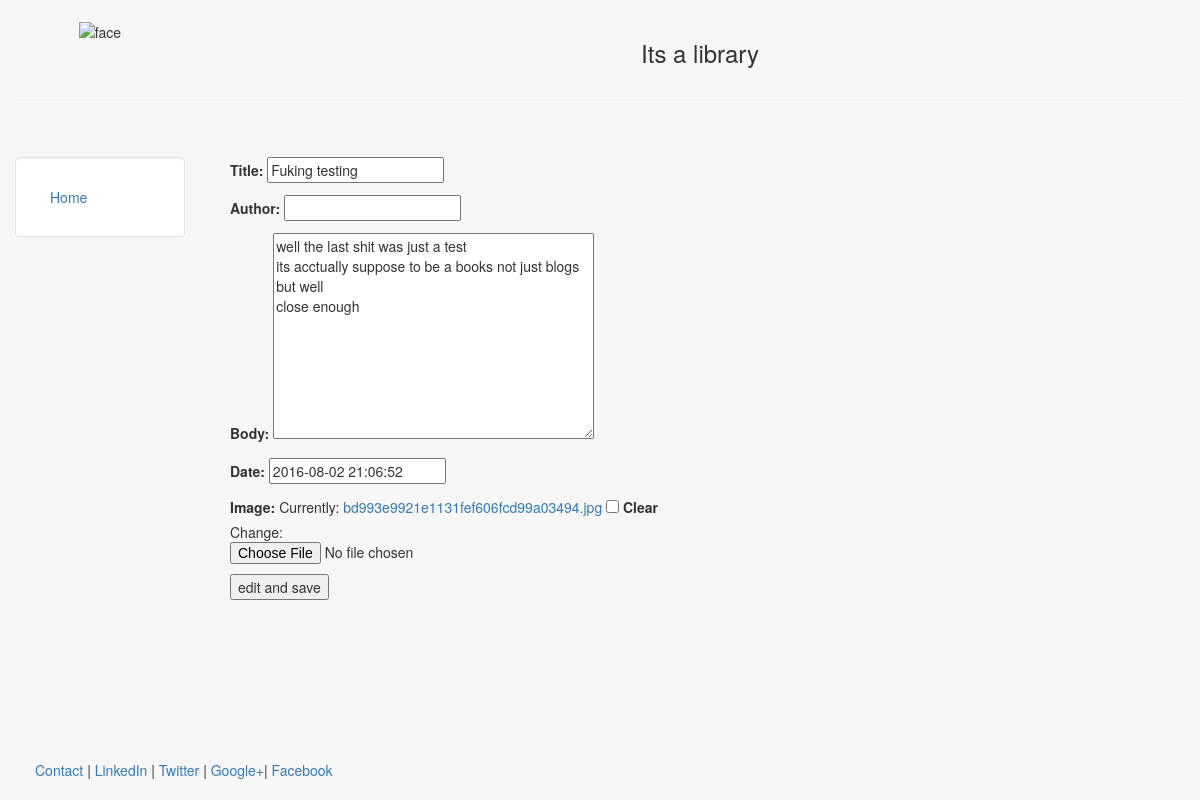
Page /2/edit/ on the earlier database version.
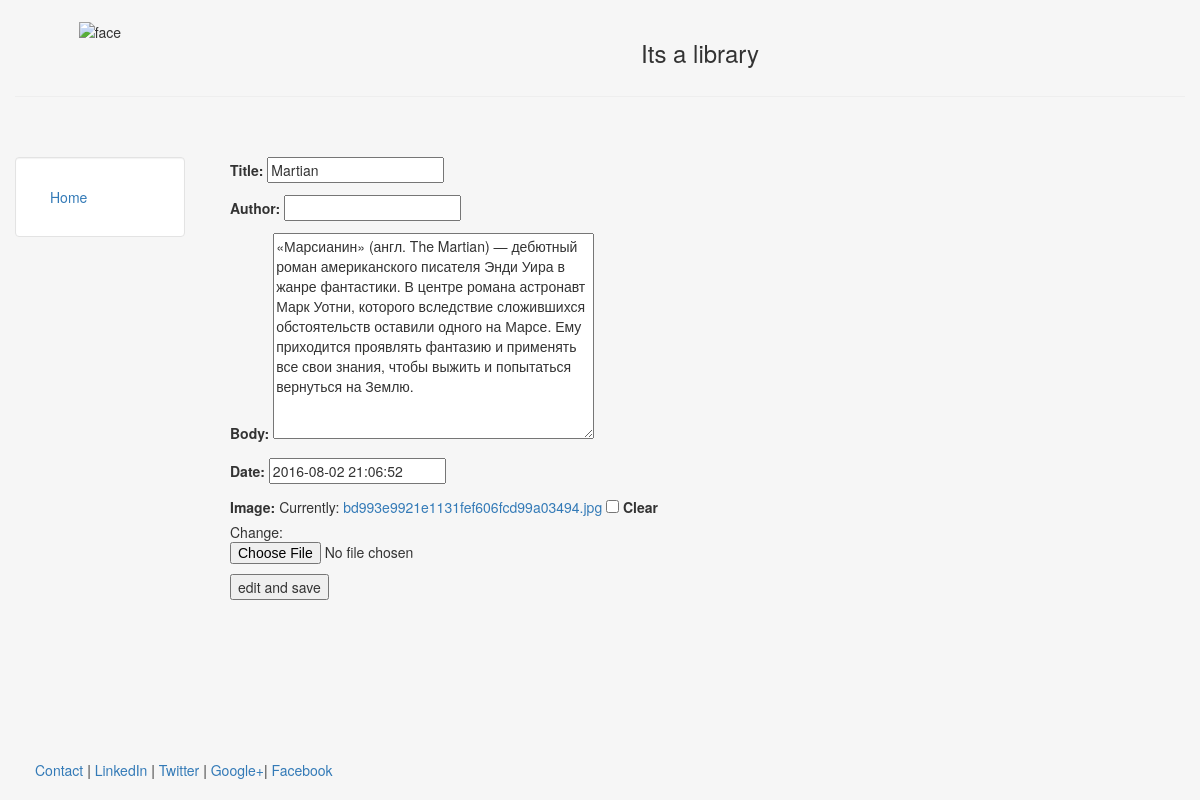
Same page on the later database version.
### blog/models.py (models this page shows, shortened)
class Post(models.Model):
    title = models.CharField(max_length=150)
    body = models.TextField()
    date = models.DateTimeField(default=datetime.datetime.now)
    image = models.FileField(null=True, blank=True)
    author = models.CharField(max_length=50, null= True, blank=True)

### blog/views.py (the view)
# urls.py: url(r'^(?P<id>\d+)/edit/$', views.post_update, name='post_update'),
def post_update(request, id):
    instance = get_object_or_404(Post, id=id)
    form = PostForm(request.POST or None, request.FILES or None, instance=instance)
    if form.is_valid():
        instance = form.save(commit=False)
        instance.save()
        return HttpResponseRedirect(instance.get_absolute_url())
    context = {
        "post": instance,
        "form": form,
        "bname": "edit and save",
    }
    return render(request, 'blog/Add_post.html', context)

### blog/forms.py
class PostForm(forms.ModelForm):
    class Meta:
        model = Post
        fields = [
            "title",
            "author",
            "body",
            "date",
            "image",
        ]

### blog/templates/blog/Add_post.html (shortened to what this page needs)
{% extends "webapp/header.html" %}
{% block content %}
    <form method="POST" action="" enctype="multipart/form-data">
        {{ form.as_p }}
        <input type="submit" value="{{bname}}" >
    </form>
{% endblock %}

### webapp/templates/webapp/header.html (shortened to what this page needs)
<!DOCTYPE html>
<html lang="en">
<head>
	{% load staticfiles %}
	<link rel="stylesheet" href="{% static 'css/bootstrap.min.css' %}" type = "text/css"/>
    <link rel="stylesheet" href="{% static 'blog/css/myStyle.css' %}" type = "text/css"/>
</head>
<body class="body" style="background-color:#f6f6f6">
	<div class="container-fluid" style="min-height:95%; ">
		<div class="row">
			  <div class="col-sm-2">
				  <br>
				  <center>
					<img src="{% static 'webapp/img/books.jpg' %}" class="responsive-img" style='max-height:150px;' alt="face">
				  </center>
			  </div>
			  <div class="col-sm-10">
				  <br>
				  <center>
				  <h3>Its a library</h3>
				  </center>
			  </div>
		</div><hr>
		<div class="row">
		  <div class="col-sm-2">
		  <br>
		  <br>
			<div class="well bs-sidebar" id="sidebar" style="background-color:#fff">
			  <ul class="nav nav-pills nav-stacked">
				<li><a href='/'>Home</a></li>
			  </ul>
			</div>
		  </div>
		  <div class="col-sm-10">
			<div class='container-fluid'>
			<br><br>
			   {% block content %}
			   {% endblock %}
			</div>
		  </div>
		</div>
	</div>
	<footer>
		<div class="container-fluid" style='margin-left:20px'>
			<p><a href="#" target="blank">Contact</a> | <a href="#" target="blank">LinkedIn</a> | <a href="#" target="blank">Twitter</a> | <a href="#" target="blank">Google+</a>| <a href="#" target="blank">Facebook</a> </p>
		</div>
	</footer>
</body>
</html>

### webapp/templates/webapp/header.html (style rules this page uses)
html, body { height:100% }

Differences in the rows shown:
changed Post: title "Fuking testing" → "Martian"; body "well the last shit was just a test its acctually suppose to be a books not just blogs but well close enough" → "«Марсианин» (англ. The Martian) — дебютный роман американского писателя Энди Уира в жанре фантастики. В центре романа астронавт Марк Уотни, которого вследствие сложившихся обстоятельств оставили одного на Марсе. Ему приходится проявлять фантазию и применять все свои знания, чтобы выжить и попытаться вернуться на Землю."
